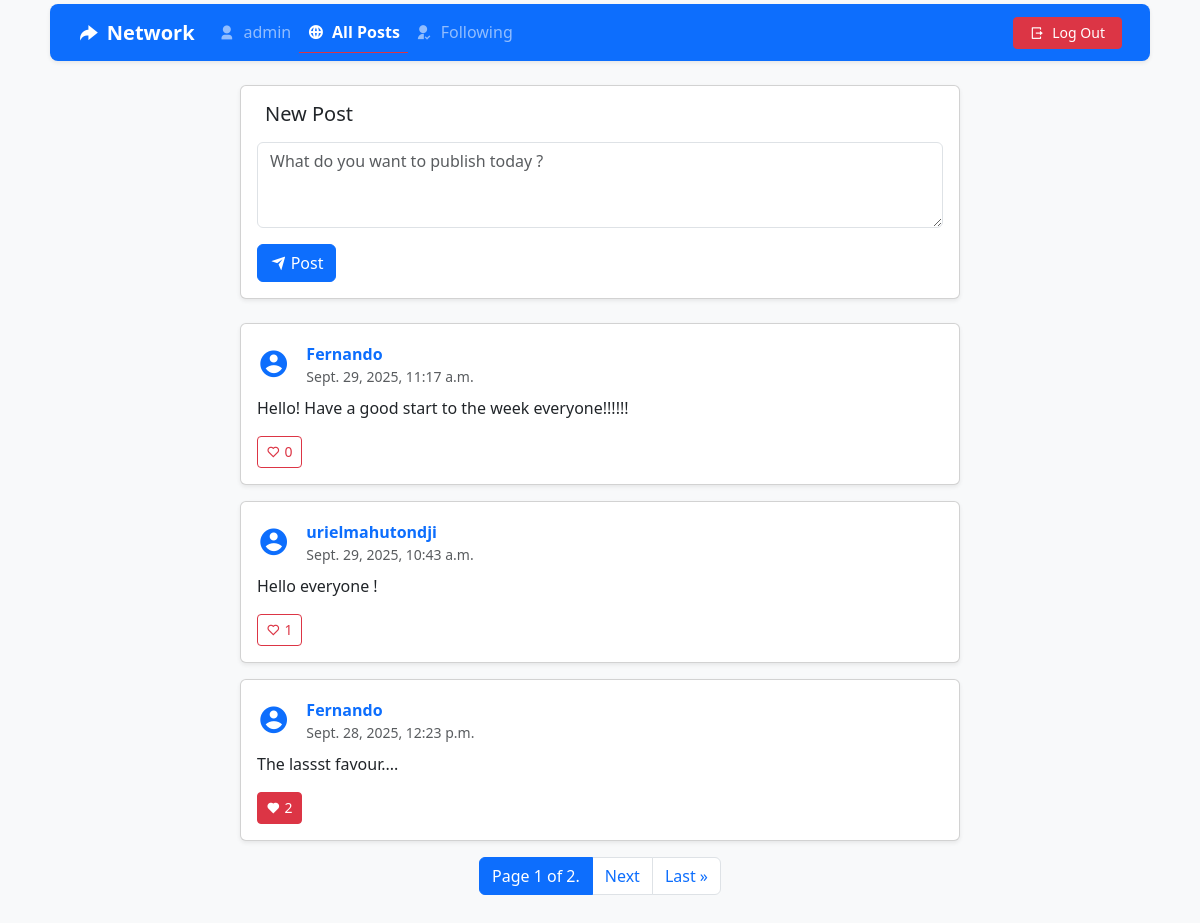
/all-post (signed in), run on the app's committed database.
### network/models.py (models this page shows, shortened)
class User(AbstractUser):
    pass

class Posts(models.Model):
    user = models.ForeignKey(User, on_delete=models.CASCADE, related_name="posts")
    content = models.TextField()
    timestamp = models.DateTimeField(auto_now_add=True)
    likes = models.ManyToManyField(User, related_name="liked_posts", blank=True)

### network/views.py (the view)
# urls.py: path("all-post", views.index, name="index"),
@login_required
def index(request):
    posts = Posts.objects.all().order_by('-timestamp')
    paginator = Paginator(posts, 3)
    page_number = request.GET.get("page")
    page_obj = paginator.get_page(page_number)
    return render(request, "network/index.html", {"page_obj": page_obj})

### network/templates/network/index.html (shortened to what this page needs)
{% extends "network/layout.html" %}
{% block body %}
    <div class="container my-4">
        <div class="row">
            <div class="col-lg-8 mx-auto">
                <div class="card shadow-sm mb-4">
                    <div class="card-body">
                        <h5 class="card-title mb-3">New Post</h5>
                        <form action="{% url 'create_post' %}" method="post">
                            <div class="mb-3">
                                <textarea class="form-control" name="content" rows="3" placeholder="What do you want to publish today ?"></textarea>
                            </div>
                            <div class="d-flex justify-content-between align-items-center">
                                <button type="submit" class="btn btn-primary">
                                    <i class="ri-send-plane-fill me-1"></i>Post
                                </button>
                            </div>
                        </form>
                    </div>
                </div>
                <div class="posts-container">
                {% for post in page_obj %}
                    <div class="card shadow-sm mb-3 post-card">
                        <div class="card-body">
                            <div class="d-flex justify-content-between align-items-start mb-2">
                                <div class="d-flex align-items-center">
                                    <div class="profile-avatar me-3">
                                        <i class="ri-account-circle-fill text-primary fs-2"></i>
                                    </div>
                                    <div class="d-flex flex-column">
                                        <a href="{% url 'profile' post.user.username %}" class="mb-0 fw-bold text-primary text-decoration-none">{{ post.user.username }}</a>
                                        <small class="text-muted">{{ post.timestamp }}</small>
                                    </div>
                                </div>
                            </div>
                            <p class="post-content" id="content-{{ post.id }}">
                                {{ post.content }}
                            </p>
                            <div class="d-flex justify-content-between align-items-center mt-3">
                                <button class="btn {% if user in post.likes.all %}btn-danger{% else %}btn-outline-danger{% endif %} btn-sm like-btn" data-post-id="{{ post.id }}">
                                    <i class="{% if user in post.likes.all %}ri-heart-fill{% else %}ri-heart-line{% endif %} me-1"></i><span class="like-count">{{ post.likes.count }}</span>
                                </button>
                            </div>
                        </div>
                    </div>
                {% endfor %}
                <nav aria-label="...">
                    <ul class="pagination justify-content-center">
                        <li class="page-item active">
                        <a class="page-link" href="#" aria-current="page">Page {{ page_obj.number }} of {{ page_obj.paginator.num_pages }}.</a>
                        </li>
                        {% if page_obj.has_next %}
                        <li class="page-item"><a class="page-link" href="?page={{ page_obj.next_page_number }}">Next</a></li>
                        <li class="page-item"><a class="page-link" href="?page={{ page_obj.paginator.num_pages }}">Last &raquo;</a></li>
                        {% endif %}
                    </ul>
                </nav>
            </div>
        </div>
    </div>
{% endblock %}

### network/templates/network/layout.html (shortened to what this page needs)
{% load static %}
<!DOCTYPE html>
<html lang="en">
    <head>
        <link href="https://cdn.jsdelivr.net/npm/bootstrap@5.3.8/dist/css/bootstrap.min.css" rel="stylesheet">
        <link href="https://cdn.jsdelivr.net/npm/remixicon/fonts/remixicon.css" rel="stylesheet">
        <link href="{% static 'network/styles.css' %}" rel="stylesheet">
    </head>
    <body class="container bg-light">
        <nav class="navbar navbar-expand-lg navbar-dark bg-primary shadow-sm sticky-top rounded-3 mt-1 mx-2 px-3">
        <div class="container-fluid">
            <a class="navbar-brand fw-bold d-flex align-items-center" href="#">
            <i class="ri-share-forward-fill me-2"></i> Network
            </a>
            <div class="collapse navbar-collapse" id="navbarNav">
            <ul class="navbar-nav me-auto mb-2 mb-lg-0">
                {% if user.is_authenticated %}
                <li class="nav-item">
                    <a class="nav-link {% if request.resolver_match.url_name == 'profile' %}active  fw-bold border-bottom border-danger{% endif %}" href="{% url 'profile' user.username %}">
                    <i class="ri-user-3-fill me-1"></i> {{ user.username }}
                    </a>
                </li>
                <li class="nav-item">
                <a class="nav-link {% if request.resolver_match.url_name == 'index' %}active  fw-bold border-bottom border-danger{% endif %}" href="{% url 'index' %}">
                    <i class="ri-global-line me-1"></i> All Posts
                </a>
                </li>
                <li class="nav-item">
                    <a class="nav-link {% if request.resolver_match.url_name == 'following' %}active  fw-bold border-bottom border-danger{% endif %}" href="{% url 'following' %}">
                    <i class="ri-user-follow-fill me-1"></i> Following
                    </a>
                </li>
                {% endif %}
            </ul>
            <ul class="navbar-nav ms-auto">
                {% if user.is_authenticated %}
                <li class="nav-item align-items-end text-end">
                    <a class="btn btn-danger btn-sm px-3 " href="{% url 'logout' %}">
                    <i class="ri-logout-box-r-line me-1"></i> Log Out
                    </a>
                </li>
                {% endif %}
            </ul>
            </div>
        </div>
        </nav>
        <div class="body">
            {% block body %}
            {% endblock %}
        </div>
    </body>
</html>

### data on the page
User: username "admin"
Posts: user.username "Fernando", timestamp "Sept. 29, 2025, 11:17 a.m.", content "Hello! Have a good start to the week everyone!!!!!!", likes.count "0"
Posts: user.username "urielmahutondji", timestamp "Sept. 29, 2025, 10:43 a.m.", content "Hello everyone !", likes.count "1"
Posts: user.username "Fernando", timestamp "Sept. 28, 2025, 12:23 p.m.", content "The lassst favour....", likes.count "2"

### other printed values
{{ page_obj.number }} "1"
{{ page_obj.paginator.num_pages }} "2"
